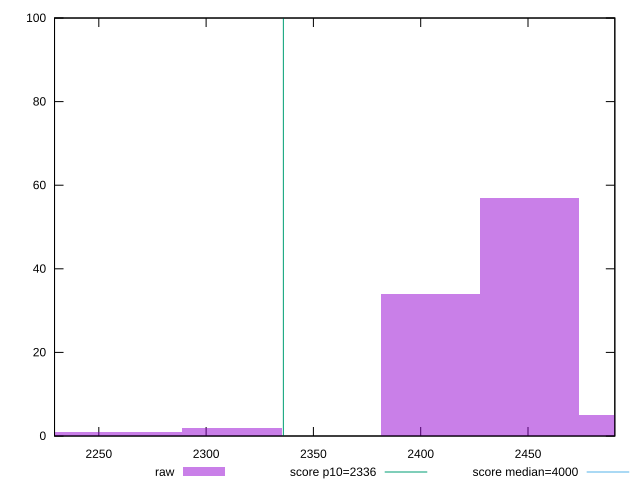

The gnuplot source for this figure:
reset

$raw <<EOF
2404.5621572126242 34
2450.803737159021 57
2312.078997319831 2
2497.0453171054173 5
2265.837417373434 1
2219.5958374270376 1
EOF

set key outside below
set boxwidth 46.24157994639662
set xrange [2229.366:2490.4575000000004]
set yrange [0:100]
set trange [0:100]
set style fill transparent solid 0.5 noborder

set parametric
set terminal svg size 640, 490 enhanced background rgb 'white'
set output "report_00021_2021-02-20T09:16:39.615Z/first-contentful-paint/samples/pages+cached+noadtech/raw/histogram.svg"

plot $raw title "raw" with boxes, \
     2336,t title "score p10=2336", \
     4000,t title "score median=4000"

reset
